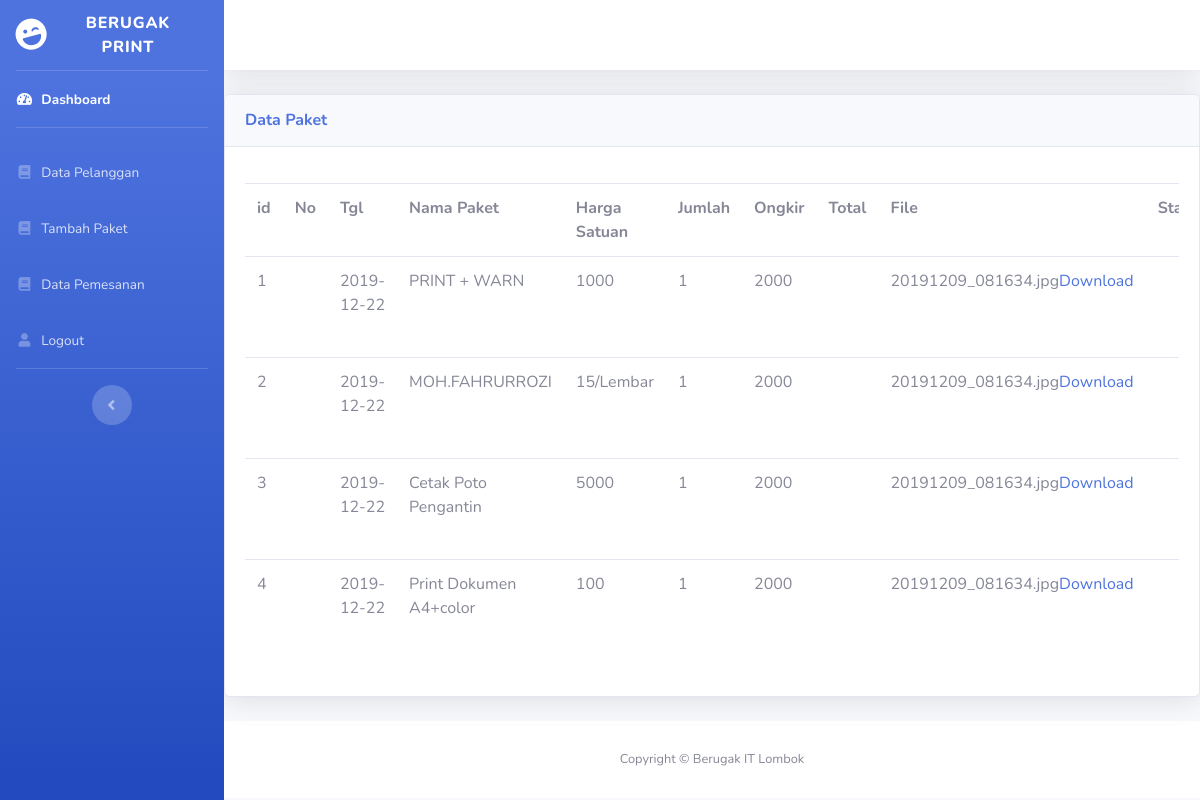
Page /admin/data_pesanan.php on the committed database.
### tables this page shows
CREATE TABLE `tb_pemesanan` (
  `id` int(11) NOT NULL,
  `no_pemesanan` varchar(20) NOT NULL,
  `tgl_pemesanan` date NOT NULL,
  `id_pelanggan` int(11) NOT NULL,
  `id_paket` int(11) NOT NULL,
  `harga_satuan` varchar(30) NOT NULL,
  `jumlah` varchar(20) NOT NULL,
  `file` text NOT NULL,
  `status` varchar(20) NOT NULL,
  `keterangan` text NOT NULL
);

CREATE TABLE `tb_paket` (
  `id_paket` int(11) NOT NULL,
  `nama_paket` varchar(100) NOT NULL,
  `harga_satuan` varchar(20) NOT NULL,
  `ongkir` varchar(20) NOT NULL
);

### admin/data_pesanan.php (the view, shortened to what this page needs)
  <!DOCTYPE html>
<html lang="en">
<head>
  <link href="../vendor/fontawesome-free/css/all.min.css" rel="stylesheet" type="text/css">
  <link href="../css/sb-admin-2.min.css" rel="stylesheet">
</head>
<body id="page-top">
  <div id="wrapper">
    <ul class="navbar-nav bg-gradient-primary sidebar sidebar-dark accordion" id="accordionSidebar">
      <a class="sidebar-brand d-flex align-items-center justify-content-center" href="#">
        <div class="sidebar-brand-icon rotate-n-15">
          <i class="fas fa-laugh-wink"></i>
        </div>
        <div class="sidebar-brand-text mx-3">Berugak Print</div>
      </a>
      <hr class="sidebar-divider my-0">
      <li class="nav-item active">
        <a class="nav-link" href="#">
          <i class="fas fa-fw fa-tachometer-alt"></i>
          <span>Dashboard</span></a>
      </li>
      <hr class="sidebar-divider">
      <li class="nav-item">
        <a class="nav-link" href="data_pelanggan.php">
          <i class="fas fa-fw fa-book"></i>
          <span>Data Pelanggan</span></a>
      </li>
      <li class="nav-item">
        <a class="nav-link" href="paket_harga.php">
          <i class="fas fa-fw fa-book"></i>
          <span>Tambah Paket</span></a>
      </li>
      <li class="nav-item">
        <a class="nav-link" href="data_pesanan.php">
          <i class="fas fa-fw fa-book"></i>
          <span>Data Pemesanan</span></a>
      </li>
      <li class="nav-item">
        <a class="nav-link" href="logout.php">
          <i class="fas fa-fw fa-user"></i>
          <span>Logout</span></a>
      </li>
      <hr class="sidebar-divider d-none d-md-block">
      <div class="text-center d-none d-md-inline">
        <button class="rounded-circle border-0" id="sidebarToggle"></button>
      </div>
    </ul>
    <div id="content-wrapper" class="d-flex flex-column">
      <div id="content">
        <nav class="navbar navbar-expand navbar-light bg-white topbar mb-4 static-top shadow">
</nav>
<div class="card shadow mb-4">
            <div class="card-header py-3">
              <h6 class="m-0 font-weight-bold text-primary">Data Paket</h6>
            </div>
            <div class="card-body">
              <div class="table-responsive">
                <table class="table table-bordered" id="dataTable" width="100%" cellspacing="0">
<thead>
<table class="table table-hover">
    <div>
        <th>id</th>
        <th>No </th>
        <TH>Tgl </TH>
        <TH>Nama Paket</TH>
        <TH>Harga Satuan</TH>
        <TH>Jumlah</TH>
        <th>Ongkir</th>
        <TH>Total</TH>
        <TH>File</TH>
        <TH>Status</TH>
    </div>
    <?php
include '../config.php';
$no = 1;
$data = mysqli_query($koneksi,"select tb_pemesanan.no_pemesanan,tb_pemesanan.tgl_pemesanan,tb_paket.nama_paket,tb_paket.harga_satuan,tb_paket.ongkir,tb_pemesanan.jumlah,tb_pemesanan.file,tb_pemesanan.status from tb_pemesanan,tb_paket ".$_SESSION['id_pelanggan']);
while($d = mysqli_fetch_array($data)){
?>
<tr>
<td><?php echo $no++; ?></td>
<td><?php echo $d['no_pemesanan']; ?></td>
<td><?php echo $d['tgl_pemesanan']; ?></td>
<td><?php echo $d['nama_paket']; ?></td>
<td><?php echo $d['harga_satuan']; ?></td>
<td><?php echo $d['jumlah']; ?></td>
<td><?php echo $d['ongkir']; ?></td>
<td><?php echo $d['']; ?></td>
<td><?php echo $d['file']; ?><a href="download.php?id=<?php echo $d['id']; ?>">Download</a> </td>
<td><?php echo $d['status']; ?></td>
</tr>
<?php
}
?>
</table>
</div>
  </div>
</div>
      <footer class="sticky-footer bg-white">
        <div class="container my-auto">
          <div class="copyright text-center my-auto">
            <span>Copyright &copy; Berugak IT Lombok</span>
          </div>
        </div>
      </footer>
    </div>
  </div>
</body>
</html>

### rows in the picture
tb_pemesanan: tgl_pemesanan "2019-12-22", id_paket.nama_paket "PRINT + WARN", id_paket.harga_satuan "1000", jumlah "1", id_paket.ongkir "2000", file "20191209_081634.jpg", id_paket.nama_paket "MOH.FAHRURROZI", id_paket.harga_satuan "15/Lembar", id_paket.nama_paket "Cetak Poto Pengantin", id_paket.harga_satuan "5000", id_paket.nama_paket "Print Dokumen A4+color", id_paket.harga_satuan "100"
